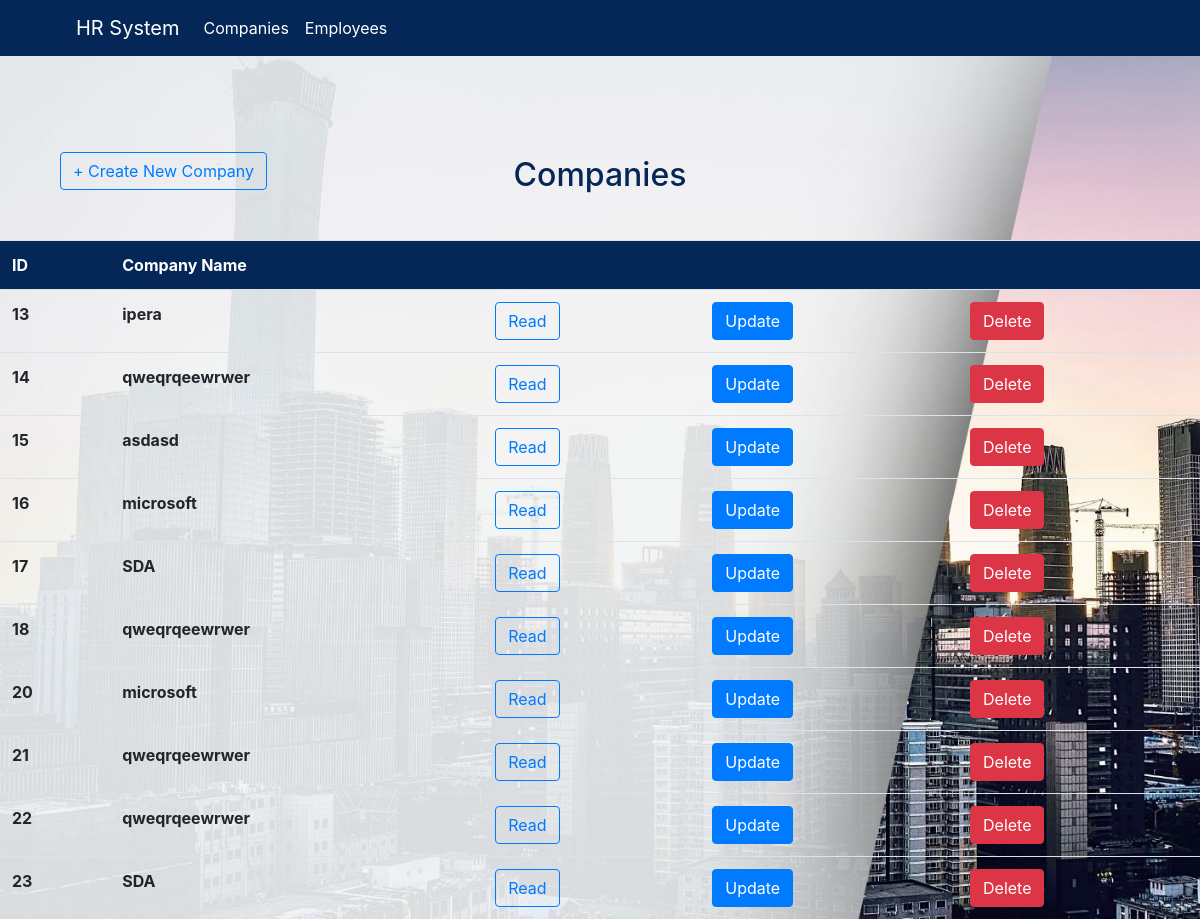
The app's page /admin.php, older data.
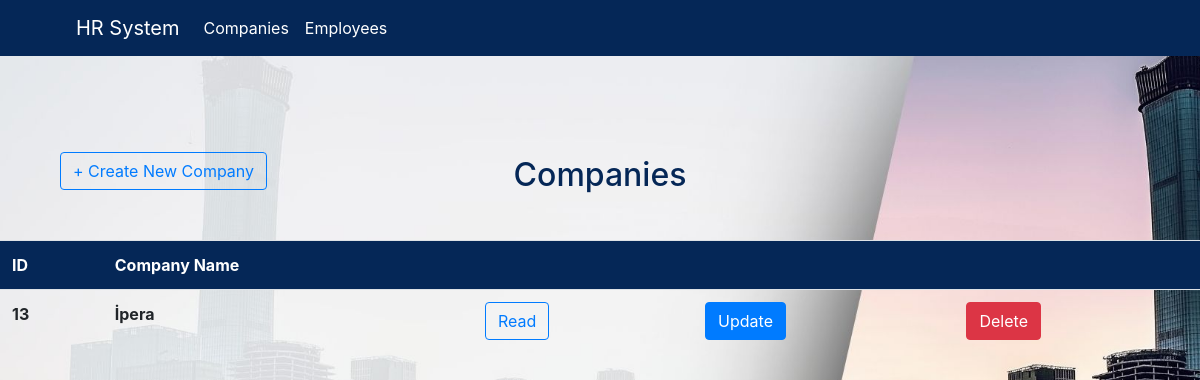
The same page, newer data.
### tables this page shows
CREATE TABLE `company` (
  `cname` varchar(255) NOT NULL,
  `caddress` varchar(255) NOT NULL,
  `email` varchar(255) NOT NULL,
  `phone` varchar(255) NOT NULL,
  `logo` longblob NOT NULL,
  `web` varchar(255) NOT NULL,
  `id` int(100) NOT NULL
);

### admin.php (the view, shortened to what this page needs)
<?php
include("baglantiekle1.php");
?>
<!DOCTYPE html>
<html>
<head>
<link rel="stylesheet" href="bootstrap.css"/>
<link rel="stylesheet" href="style.css"/>
</head>
<body>
<nav class="navbar navbar-expand-lg navbar-light bg-light">
  <a class="navbar-brand" style="margin-left:60px;" href="">HR System</a>
  <div class="collapse navbar-collapse" id="navbarTogglerDemo03">
    <ul class="navbar-nav mr-auto mt-2 mt-lg-0">
      <li class="nav-item active">
        <a class="nav-link" href="admin.php">Companies</a>
      </li>
      <li class="nav-item">
        <a class="nav-link" href="admin1.php">Employees</a>
      </li>
    </div>
</nav>
<h2 style="position: relative; top: 100px; text-align: center; color: #052757;">Companies</h2>
<a href="ekle1.php" style="position: relative; top: 50px; left: 60px;" class="btn btn-outline-primary">+ Create New Company</a>
<div class="table1">
      <table class="table">
          <tr style="background-color:#052757;">
              <th style="color: white;">ID</th>
              <th style="color: white;">Company Name</th>
              <th></th>
              <th></th>
              <th></th>
          </tr>
          <?php
              $sorgu = $baglanti->query("SELECT * FROM company LIMIT 10");
              while ($sonuc = $sorgu->fetch_assoc()) {
              $number = $sonuc['id'];
              $name = $sonuc['cname'];
          ?>
                  <tr>
                      <td><b><?php echo $number; ?></b></td>
                      <td><b><?php echo $name; ?></b></td>
                      <td><a href="read1.php?id=<?php echo $number; ?>" class="btn btn-outline-primary">Read</a></td>
                      <td><a href="update1.php?id=<?php echo $number; ?>" class="btn btn-primary">Update</a></td>
                      <td><a href="delete1.php?id=<?php echo $number; ?>" class="btn btn-danger">Delete</a></td>
                  </tr>
          <?php
              }
          ?>
  </div>
</body>
</html>

### style.css (style rules this page uses)
.navbar { background-color: #052757 !important; }
.nav-link { color: white !important; }
.navbar-brand { color: white !important; }
.table1 { position: relative; top:100px; }

### admin.php (style rules this page uses)
body { background-image: url("1.jpg"); background-repeat: no-repeat; background-attachment: fixed; background-size: cover; }

Row changes from the older to the newer data that the page shows:
removed company: id "14", cname "qweqrqeewrwer"
removed company: id "15", cname "asdasd"
removed company: id "16", cname "microsoft"
removed company: id "17", cname "SDA"
removed company: id "18", cname "qweqrqeewrwer"
removed company: id "20", cname "microsoft"
removed company: id "21", cname "qweqrqeewrwer"
removed company: id "22", cname "qweqrqeewrwer"
removed company: id "23", cname "SDA"
changed company id 13: cname "ipera" → "İpera"
